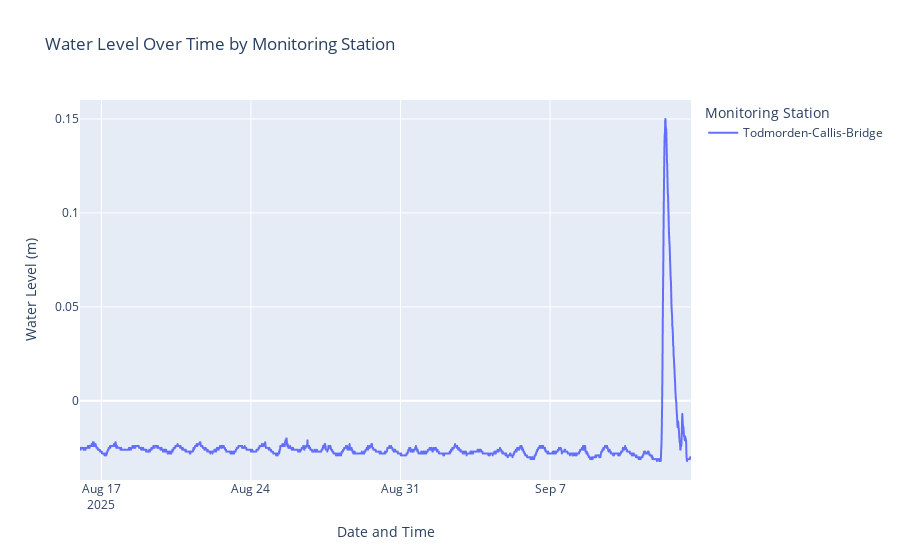

The notebook cell this image was saved under:
### Code cell
# simple plot

# Create a line plot of water level over time for multiple stations
fig = px.line(df, x='dateTime', y='value', color='station',
              labels={'dateTime': 'Date and Time', 'value': 'Water Level (m)', 'station': 'Monitoring Station'},
              title='Water Level Over Time by Monitoring Station')

# Show the plot
fig.show()

### Figure 1 — Plotly figure (JSON) as saved in the notebook; plotly's stock layout.template omitted (floating-point values rounded to 4 significant figures; data arrays with more than 128 entries replaced by an {"elided": "..."} marker saying what was removed)
{"data": [{"hovertemplate": "Monitoring Station=Todmorden-Callis-Bridge<br>Date and Time=%{x}<br>Water Level (m)=%{y}<extra></extra>", "legendgroup": "Todmorden-Callis-Bridge", "line": {"color": "#636efa", "dash": "solid"}, "marker": {"symbol": "circle"}, "mode": "lines", "name": "Todmorden-Callis-Bridge", "showlegend": true, "type": "scattergl", "x": {"elided": "2743 str values"}, "xaxis": "x", "y": {"elided": "2743 float values"}, "yaxis": "y"}], "layout": {"legend": {"title": {"text": "Monitoring Station"}, "tracegroupgap": 0}, "title": {"text": "Water Level Over Time by Monitoring Station"}, "xaxis": {"anchor": "y", "domain": [0, 1], "title": {"text": "Date and Time"}}, "yaxis": {"anchor": "x", "domain": [0, 1], "title": {"text": "Water Level (m)"}}}}
